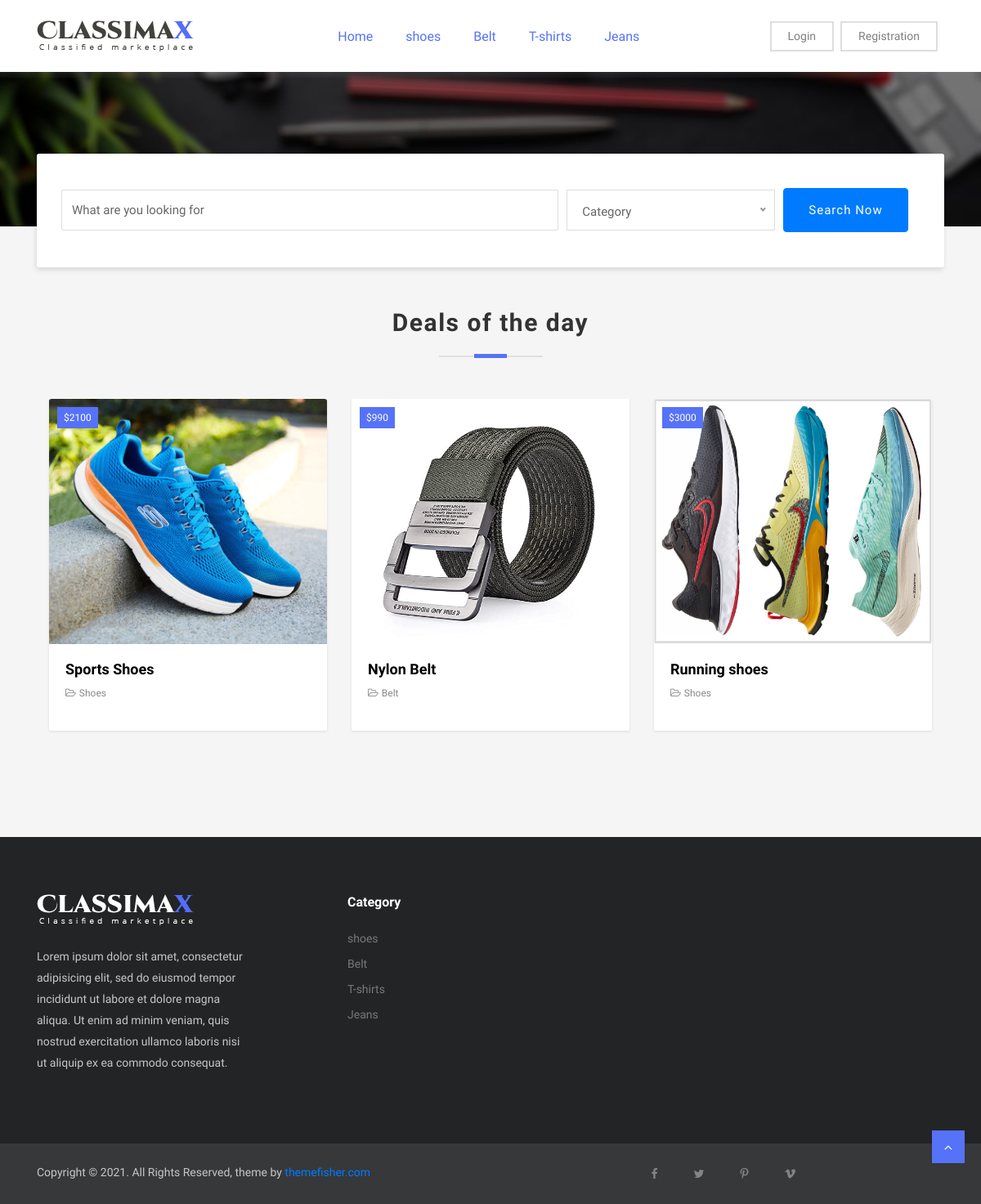
The page / on the database its author committed.
### product/models.py (models this page shows, shortened)
class ProductCategory(models.Model):
    name = models.CharField(max_length=255)
    status = models.BooleanField(default=True)
    """
        Return a object representation string. Model Object PK to Category Title.
        example ProductCategory Object (1) to Shoes/Jeans/Tshirt
    """

class Product(models.Model):
    product_category = models.ForeignKey(ProductCategory, on_delete=models.CASCADE)
    name = models.CharField(max_length=255)
    price = models.IntegerField()
    description = models.TextField()
    image = models.ImageField()
    status = models.BooleanField(default=True)
    """
        Return a object representation string. Model Object PK to Product.
        example Product Object (1) to Cotton Jeans.
    """

### frontend/views.py (the view)
# urls.py: path('', views.homePage, name="homePage"),
def homePage(request):
    navigationProductCategories = ProductModels.ProductCategory.objects.filter(
        status=True).order_by('-id')[:4]
    productCategories = ProductModels.ProductCategory.objects.filter(
        status=True)
    products = ProductModels.Product.objects.filter(
        status=True).order_by('-id')[:4]
    return render(request, 'index.html', {
        'navigationProductCategories': navigationProductCategories,
        'productCategories': productCategories,
        'products': products
    })

### templates/index.html (shortened to what this page needs)
{% extends 'base.html' %}
{% load static %}
{% block content %}
<section class="hero-area bg-1 text-center overly">
    <div class="container">
        <div class="row">
            <div class="col-md-12">
                <div class="advance-search">
                    <div class="container">
                        <div class="row justify-content-center">
                            <div class="col-lg-12 col-md-12 align-content-center">
                                <form>
                                    <div class="form-row">
                                        <div class="form-group col-md-7">
                                            <input type="text" class="form-control my-2 my-lg-1" id="inputtext4"
                                                placeholder="What are you looking for">
                                        </div>
                                        <div class="form-group col-md-3">
                                        </div>
                                        <div class="form-group col-md-2 align-self-center">
                                            <button type="submit" class="btn btn-primary">Search Now</button>
                                        </div>
                                    </div>
                                </form>
                            </div>
                        </div>
                    </div>
                </div>
            </div>
        </div>
    </div>
</section>
<section class="popular-deals section bg-gray">
    <div class="container">
        <div class="row">
            <div class="col-md-12">
                <div class="section-title">
                    <h2>Deals of the day</h2>
                </div>
            </div>
        </div>
        <div class="row">
            <div class="col-lg-12">
                <div class="trending-ads-slide">
                    {% for product in products %}
                    <div class="col-sm-12 col-lg-4">
                        <div class="product-item bg-light">
                            <div class="card">
                                <div class="thumb-content">
                                    <div class="price">${{product.price}}</div>
                                    <a href="{% url 'ProductDetails' product_id=product.id %}">
                                        <img class="card-img-top img-fluid" src="{{product.image.url}}" alt="Card image cap" style="height:300px">
                                    </a>
                                </div>
                                <div class="card-body">
                                    <h4 class="card-title"><a href="{% url 'ProductDetails' product_id=product.id %}">{{product.name}}</a></h4>
                                    <ul class="list-inline product-meta">
                                        <li class="list-inline-item">
                                            <a href="{% url 'CategoryProducts' product_category_id=product.product_category.id %}"><i class="fa fa-folder-open-o"></i>{{product.product_category.name|title}}</a>
                                        </li>
                                    </ul>
                                </div>
                            </div>
                        </div>
                    </div>
                {% endfor %}
            </div>
        </div>
    </div>
</div>
</section>
{% endblock %}

### templates/base.html (shortened to what this page needs)
{% load static %}
<!DOCTYPE html>
<html lang="en">
<head>
   <link rel="stylesheet" href="{% static 'plugins/bootstrap/css/bootstrap.min.css' %}">
   <link rel="stylesheet" href="{% static 'plugins/bootstrap/css/bootstrap-slider.css' %}">
   <link href="{% static 'plugins/font-awesome/css/font-awesome.min.css' %}" rel="stylesheet">
   <link href="{% static 'plugins/slick-carousel/slick/slick.css' %}" rel="stylesheet">
   <link href="{% static 'plugins/slick-carousel/slick/slick-theme.css' %}" rel="stylesheet">
   <link href="{% static 'plugins/fancybox/jquery.fancybox.pack.css'  %}" rel="stylesheet">
   <link href="{% static 'plugins/jquery-nice-select/css/nice-select.css' %}" rel="stylesheet">
   <link href="{% static 'css/style.css' %}" rel="stylesheet">
</head>
<body class="body-wrapper">
   <section>
      <div class="container">
         <div class="row">
            <div class="col-md-12">
               <nav class="navbar navbar-expand-lg navbar-light navigation">
                  <a class="navbar-brand" href="index.html">
                     <img src="{% static 'images/logo.png' %}" alt="">
                  </a>
                  <div class="collapse navbar-collapse" id="navbarSupportedContent">
                     <ul class="navbar-nav ml-auto main-nav ">
                        <li class="nav-item active">
                           <a class="nav-link" href="{% url 'homePage' %}">Home</a>
                        </li>
                        {% for navigationProductCategory in navigationProductCategories %}
                        <li class="nav-item active">
                           <a class="nav-link"
                              href="{% url 'CategoryProducts' product_category_id=navigationProductCategory.id %}">{{navigationProductCategory.name}}</a>
                        </li>
                        {% endfor %}
                     </ul>
                     <ul class="navbar-nav ml-auto mt-10">
                        {% if request.user.is_authenticated %}
                        <li class="nav-item">
                           <a class="nav-link login-button" href="{% url 'CustomerCart' %}"><i
                                 class="fa fa-shopping-cart"></i> Cart</a>
                        </li>
                        <li class="nav-item">
                           <a class="nav-link login-button" href="#">Order History</a>
                        </li>
                        <li class="nav-item">
                           <a class="nav-link login-button" href="{% url 'CustomerProfile' %}">Profile</a>
                        </li>
                        <li class="nav-item">
                           <a class="nav-link login-button" href="{% url 'customerLogout' %}">Logout</a>
                        </li>
                        {% else %}
                        <li class="nav-item">
                           <a class="nav-link login-button" href="{% url 'customerLogin' %}">Login</a>
                        </li>
                        <li class="nav-item">
                           <a class="nav-link login-button" href="{% url 'CustomerRegistration' %}">Registration</a>
                        </li>
                        {% endif %}
                     </ul>
                  </div>
               </nav>
            </div>
         </div>
      </div>
   </section>
   {% block content %}
   {% endblock %}
   <footer class="footer section section-sm">
      <div class="container">
         <div class="row">
            <div class="col-lg-3 col-md-7 offset-md-1 offset-lg-0">
               <div class="block about">
                  <img src="{% static 'images/logo-footer.png' %}" alt="">
                  <p class="alt-color">Lorem ipsum dolor sit amet, consectetur adipisicing elit, sed do eiusmod tempor
                     incididunt ut labore et dolore magna aliqua. Ut enim ad minim veniam, quis nostrud exercitation
                     ullamco
                     laboris nisi ut aliquip ex ea commodo consequat.
                  </p>
               </div>
            </div>
            <div class="col-lg-4 offset-lg-1 col-md-3">
               <div class="block">
                  <h4>Category</h4>
                  <ul>
                     {% for navigationProductCategory in navigationProductCategories %}
                     <li class=" ">
                        <a class=""
                           href="{% url 'CategoryProducts' product_category_id=navigationProductCategory.id %}">{{navigationProductCategory.name}}</a>
                     </li>
                     {% endfor %}
                  </ul>
               </div>
            </div>
                     </div>
      </div>
   </footer>
   <footer class="footer-bottom">
      <div class="container">
         <div class="row">
            <div class="col-sm-6 col-12">
               <div class="copyright">
                  <p>
                     Copyright ©
                     . All Rights Reserved, theme by <a class="text-primary" href="https://themefisher.com"
                        target="_blank">themefisher.com</a>
                  </p>
               </div>
            </div>
            <div class="col-sm-6 col-12">
               <ul class="social-media-icons text-right">
                  <li><a class="fa fa-facebook" href="https://www.facebook.com/themefisher" target="_blank"></a></li>
                  <li><a class="fa fa-twitter" href="https://www.twitter.com/themefisher" target="_blank"></a></li>
                  <li><a class="fa fa-pinterest-p" href="https://www.pinterest.com/themefisher" target="_blank"></a>
                  </li>
                  <li><a class="fa fa-vimeo" href=""></a></li>
               </ul>
            </div>
         </div>
      </div>
      <div class="top-to">
         <a id="top" class="" href="#"><i class="fa fa-angle-up"></i></a>
      </div>
   </footer>
</body>
</html>

### Amazon/assets/css/style.css (style rules this page uses)
body { line-height: 1.5; font-family: "Muli", sans-serif; }
p, li, input, select, button { font-family: "Muli", sans-serif; color: #666; font-size: 14px; font-weight: 400; }
h1, h2, h3, h4, h5, h6 { font-family: "Muli", sans-serif; font-weight: 600; color: #333; }
p { color: #666; }
h2 { font-size: 25px; }
h4 { font-size: 18px; }
p { color: #888; }
ol, ul { margin: 0; padding: 0; list-style: none; }
a { transition: all .3s ease-in 0s; color: #000; }
.form-control { border-radius: 2px; height: 50px; background-color: transparent; color: #666; box-shadow: none; font-size: 15px; }
button { cursor: pointer; }
.section { padding: 100px 0; }
.section-sm { padding: 70px 0; }
.section-title { position: relative; margin-bottom: 75px; text-align: center; }
.section-title h2 { font-size: 30px; letter-spacing: 0.05em; text-align: center; }
.section-title h2:before { content: " "; display: block; margin: 0 auto; position: absolute; bottom: -24px; left: 0; right: 0; width: 127px; height: 2px; background-color: #e0e0e0; }
.section-title h2:after { content: " "; display: block; margin: 0 auto; position: absolute; bottom: -25px; left: 0; right: 0; width: 40px; height: 5px; background-color: #5672f9; }
.overly { position: relative; }
.overly:before { content: ''; background: rgba(0, 0, 0, 0.51); position: absolute; top: 0; left: 0; right: 0; bottom: 0; }
.btn { font-size: 15px; letter-spacing: 1px; display: inline-block; padding: 15px 30px; border-radius: 4px; }
.alt-color { color: #c7c7c7; }
.bg-light { background: #fff; }
.bg-gray { background: #F5F5F5; }
.bg-1 { background: url("../images/home/hero.jpg"); background-size: cover; background-repeat: no-repeat; }
.navigation { padding: 20px 0; }
.navigation .navbar-nav { text-align: center; }
.login-button { border: 2px solid #dedede; margin-right: 8px; padding: 6px 20px !important; }
.main-nav .nav-item .nav-link { font-size: 16px; line-height: 43px; padding: 0 20px; }
.main-nav .nav-item.active .nav-link { color: #5672f9; }
.hero-area { padding: 100px 0 0; }
.hero-area .advance-search { background: #fff; padding: 40px 15px 25px 15px; border-radius: 3px; margin-bottom: -50px; box-shadow: -1px 3px 6px rgba(0, 0, 0, 0.12); }
.hero-area .advance-search .form-control { border-color: #dedede; }
.hero-area .advance-search button { display: block; }
.product-item { box-shadow: 0px 1px 3px 0px rgba(0, 0, 0, 0.1); margin-bottom: 30px; }
.product-item .card { border: none; }
.product-item .card .card-body { padding: 20px; }
.product-item .card .card-body .card-title { font-size: 18px; margin-bottom: 5px; font-weight: 600; }
.product-item .thumb-content { position: relative; }
.product-item .thumb-content .price { position: absolute; top: 10px; left: 10px; background: #5672f9; color: #fff; display: inline-block; padding: 4px 8px; font-size: 12px; }
.product-item .product-meta { margin-bottom: 15px; }
.product-item .product-meta li { margin-right: 15px; }
.product-item .product-meta li a { color: #888; font-size: 12px; }
.product-item .product-meta li a i { margin-right: 4px; }
.footer { background: #232425; }
.footer .block h4 { color: #fff; font-size: 16px; margin-bottom: 25px; }
.footer .block.about img { margin-bottom: 25px; }
.footer .block.about p { line-height: 26px; }
.footer .block ul li { margin-bottom: 10px; }
.footer .block ul li a { display: block; font-size: 14px; color: #797979; }
.footer-bottom { position: relative; background: #363839; padding: 25px 0; }
.footer-bottom .copyright p { color: #c7c7c7; margin-bottom: 0; }
.social-media-icons { text-align: center !important; }
.social-media-icons li { display: inline-block; }
.social-media-icons li a { color: #848484; padding: 0 20px; }
.top-to { position: absolute; right: 20px; bottom: 50px; display: flex; justify-content: center; }
.top-to a { width: 40px; height: 40px; background: #5672f9; color: #fff; display: flex; justify-content: center; }
.top-to a i { line-height: 40px; }

### rows shown on the page
ProductCategory: name "shoes"
ProductCategory: name "Belt"
ProductCategory: name "T-shirts"
ProductCategory: name "Jeans"
Product: price "3000", image (picture), name "Running shoes", product_category.name "Shoes"
Product: price "2100", image (picture), name "Sports Shoes", product_category.name "Shoes"
Product: price "990", image (picture), name "Nylon Belt", product_category.name "Belt"
